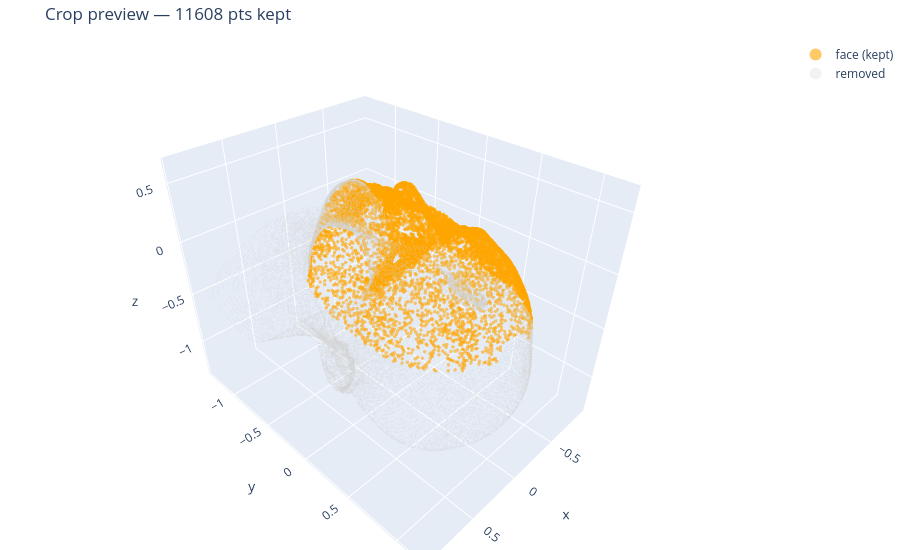

This figure's notebook cell:
### Code cell
# ── Preview: kept (orange) vs removed (grey) ──────────────────────────────────
MAX_VIZ_EACH = 15_000
traces = [pcd_trace(subsample(face_pts, MAX_VIZ_EACH), 'orange', 'face (kept)', size=2)]
if len(rest_pts) > 0:
    traces.append(pcd_trace(subsample(rest_pts, MAX_VIZ_EACH), 'lightgrey', 'removed', size=1, opacity=0.3))
show_cloud(traces, f'Crop preview — {len(face_pts)} pts kept')

### Figure 1 — Plotly figure (JSON) as saved in the notebook; plotly's stock layout.template omitted (floating-point values rounded to 4 significant figures; data arrays with more than 128 entries replaced by an {"elided": "..."} marker saying what was removed)
{"data": [{"marker": {"color": "orange", "opacity": 0.6, "size": 2}, "mode": "markers", "name": "face (kept)", "type": "scatter3d", "x": {"elided": "11608 float values"}, "y": {"elided": "11608 float values"}, "z": {"elided": "11608 float values"}}, {"marker": {"color": "lightgrey", "opacity": 0.3, "size": 1}, "mode": "markers", "name": "removed", "type": "scatter3d", "x": {"elided": "15000 float values"}, "y": {"elided": "15000 float values"}, "z": {"elided": "15000 float values"}}], "layout": {"height": 550, "legend": {"itemsizing": "constant"}, "margin": {"b": 0, "l": 0, "r": 0, "t": 40}, "scene": {"aspectmode": "data"}, "title": {"text": "Crop preview — 11608 pts kept"}}}
